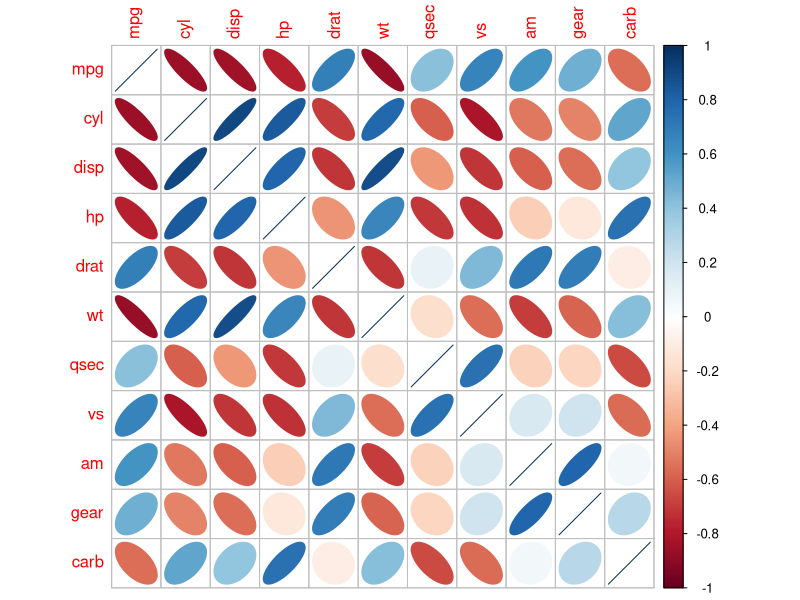
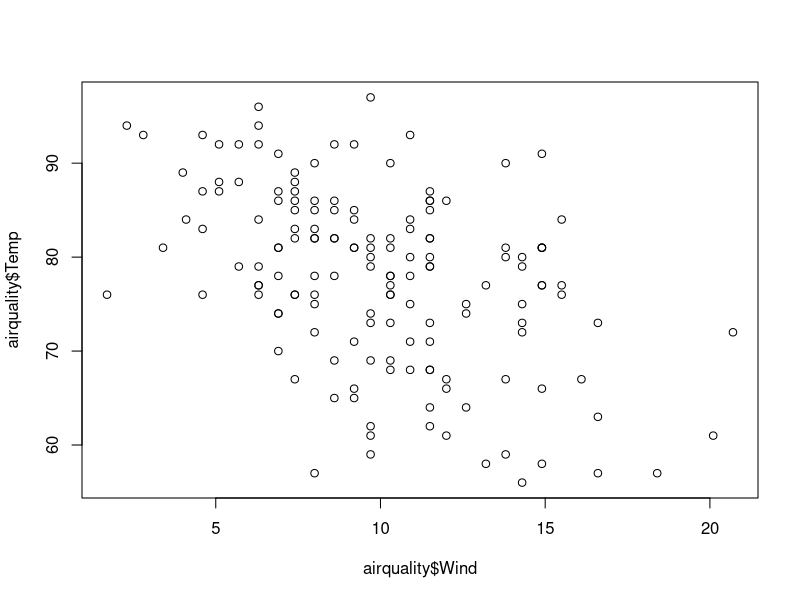
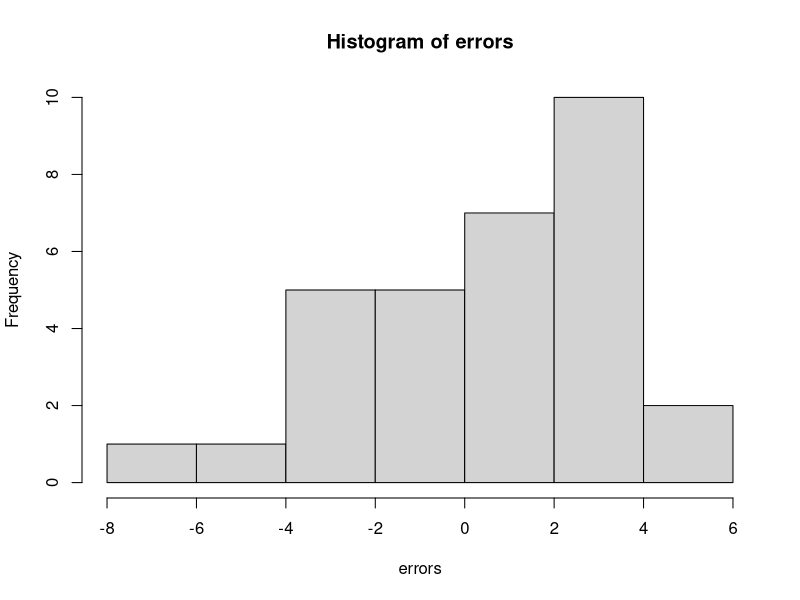

Source code (R) for these figures, in order:
## ---- chunk 1
cor(iris$Sepal.Length, iris$Petal.Length, 
    method="spearman")
## ---- chunk 2
cor(iris$Sepal.Length, iris$Petal.Length, 
    method="pearson")
## ---- chunk 3
cor(iris[,1:3])
## ---- chunk 4
require("corrplot")
## ---- chunk 5
corrplot(cor(mtcars), method="ellipse")
## ---- chunk 6
cor.test(iris$Sepal.Length, iris$Petal.Length, 
         method = c("pearson"))
## ---- chunk 7
plot(airquality$Wind, airquality$Temp)
## ---- chunk 8
model_ulm <- lm(Wind~Temp, data=airquality) 
summary(model_ulm)
## ---- chunk 9
rn_train <- sample(nrow(airquality), 
                   floor(nrow(airquality)*0.8))
train <- airquality[rn_train,c("Wind","Temp")]
test <- airquality[-rn_train,]
model_ulm <- lm(Wind~Temp, data=train) 
prediction <- predict(model_ulm, interval="prediction", 
                      newdata =test)
## ---- chunk 10
errors <- prediction[,"fit"] - test$Wind
hist(errors)
## ---- chunk 11
sqrt(sum((prediction[,"fit"] - test$Wind)^2)/nrow(test))
## ---- chunk 12
rel_change <- 1 - ((test$Wind - abs(errors)) / test$Wind)
table(rel_change<0.25)["TRUE"] / nrow(test)
